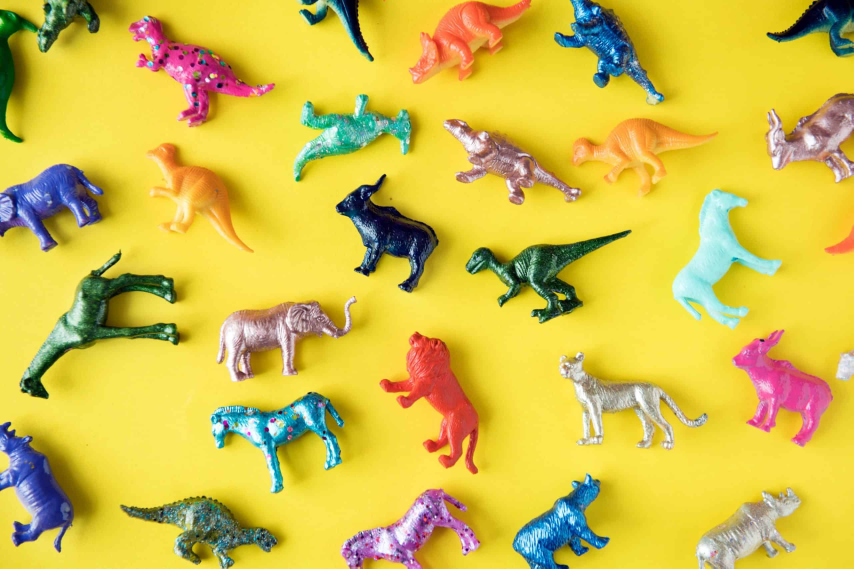
#> input picture DIP/bounding_box/segment.jpg, 2560 x 1705 px (shown at 1/3 size)
$ python bounding_box.py
#> lines starting #> are read from the running program, lines starting #| are printed output that depends on the picture; after the words box and inside, x2 and y2 are one past the last pixel; in counts of white or black regions, pixels touching at a corner belong together
import numpy as np
import cv2


#шаг 3
def draw_border(img, cur_i, cur_j, nbd, outer):
    #для обхода по окружности
    clock = [[-1,0], [-1, 1],
             [0,1], [1,1],[1,0],[1,-1],
             [0, -1], [-1, -1]]

    #внутренний и внешний контуры
    cl = 0
    if outer:
        cl = 0
    else:
        cl = 4

    # поиск рабочей точки
    work_i, work_j = 0, 0
    for i in range(len(clock)):
        work_i = cur_i + clock[cl][1]
        work_j = cur_j + clock[cl][0]
        if work_j >= 0 and work_i >= 0 and work_j < len(img[0]) and work_i < len(img) and img[work_i, work_j] != 0:
            break
        cl += 1
        if cl >= len(clock):
            cl = 0

    # если не нашли рабочую точку
    if ((work_j < 0 or work_j >= len(img[0])) or (work_i < 0 or work_i >= len(img))) or img[work_i, work_j] == 0:
        img[cur_i, cur_j] = - nbd
        return img

    i2, j2 = work_i, work_j
    i3, j3 = cur_i, cur_j

    while True:
    #задаем nbd для точек
        if j3 < len(img[0]) - 1  and j3 >= 0:
            if img[i3, j3 + 1] == 0:
                img[i3, j3] = -nbd
            if img[i3, j3 + 1] != 0 and img[i3, j3] == 1:
                img[i3, j3] = nbd

        i_st = i2 - i3
        j_st = j2 - j3

        #находим местоположение рабочей точки относительно текущей
        cl = 0
        for i in range(len(clock)):
            if i_st == clock[i][1] and j_st == clock[i][0]:
                cl = i
                break

        cl -= 1

        #ищем новую текущую точку
        for i in range(len(clock)-1):
            i_st = i3 + clock[cl][1]
            j_st = j3 + clock[cl][0]
            if j_st < len(img[0]) and i_st < len(img) and j_st >= 0 and i_st >= 0 and img[i_st, j_st] != 0:
                break
            cl -= 1
            if cl < 0:
                cl = len(clock) - 1

        if ((j_st < 0 or j_st >= len(img[0])) or (i_st < 0 or i_st >= len(img))) or img[i_st, j_st] == 0:
          break

        #присваиваем новые координаты для точек
        i2, j2 = i3, j3
        i3, j3 = i_st, j_st

        #условие выхода из контура
        if i2 == work_i and j2 == work_j and i3 == cur_i and j3 == cur_j:
            break

    return img


if __name__ == "__main__":

    #файл
    path = 'segment.jpg'
    img = cv2.imread(path)
#> img is the input picture: shape (1705, 2560, 3); mean B, G, R 73.9, 191, 212.1

    img_res = img

    #перевод в формат hsv
    img = cv2.cvtColor(img, cv2.COLOR_BGR2HSV)
#> img: shape (1705, 2560, 3); mean H, S, V 38.6, 178.7, 220.3

    #диапазон маски
    low_green = np.array([32, 5, 0])
    high_green = np.array([90, 255, 220])

    #маска
    mask = cv2.inRange(img, low_green, high_green)
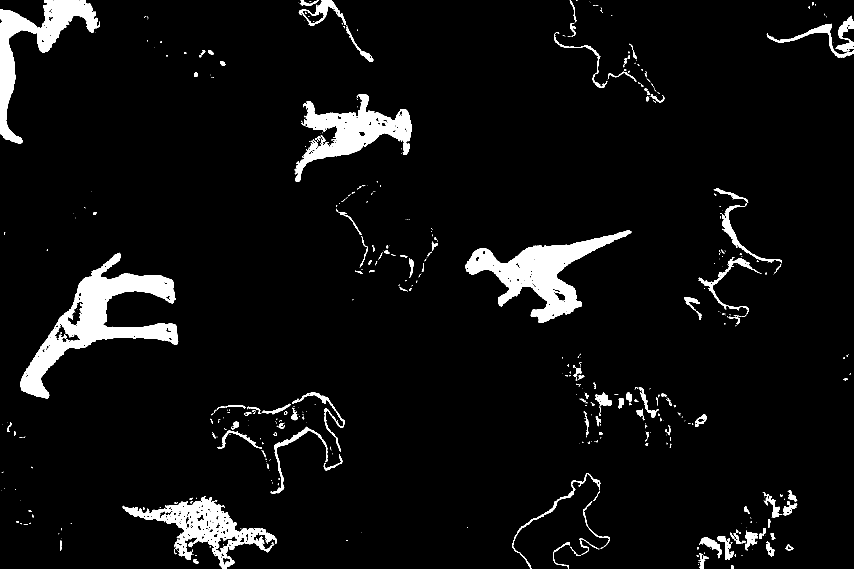
#> mask: shape (1705, 2560) (shown at 1/3 size); 5.4% white; 559 white regions (379 under 20 px), largest, box (x1, y1, x2, y2) and area: (60, 758, 535, 1195) 53126, (1396, 692, 1894, 969) 42508, (0, 0, 295, 430) 30808

    mask = mask/255

    #бинарное изображение
    img = mask

    #шаг 1
    nbd = 1

    #разделение на внешний и внутренний контур
    for i in range(len(img)):
        outer = False
        for j in range(len(img[0])):
            if img[i, j] == 1 and (j == 0 or img[i, j-1] == 0):
                nbd += 1
                outer = True
                img = draw_border(img, i, j, nbd, outer)
            else:
                if img[i, j] >= 1 and (j == len(img[0]) - 1 or img[i, j + 1] == 0):
                    nbd += 1
                    outer = False
                    img = draw_border(img, i, j, nbd, outer)
#> this loop made 1705 passes
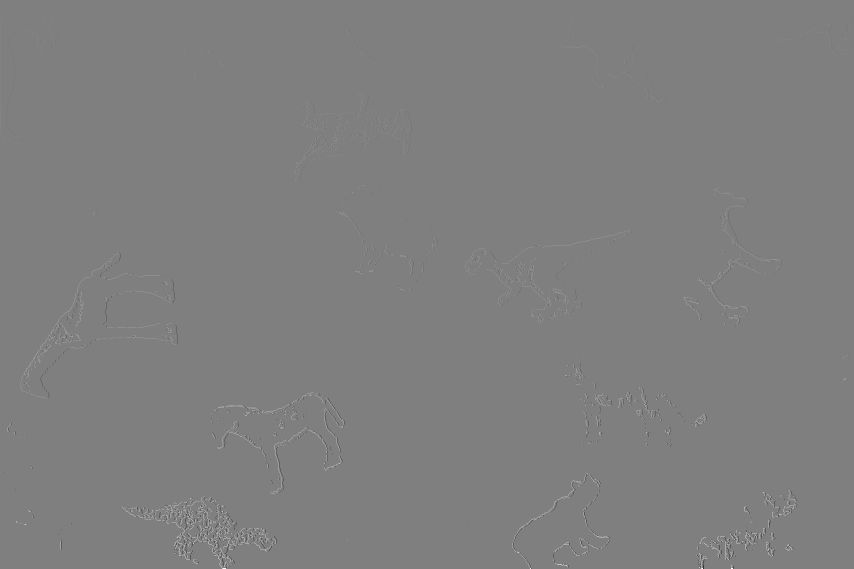
#> img: shape (1705, 2560) float64 (shown at 1/3 size); min -5406, max 5404, mean 5.4; drawn with min black and max white

    #bounding box
    img = abs(img)
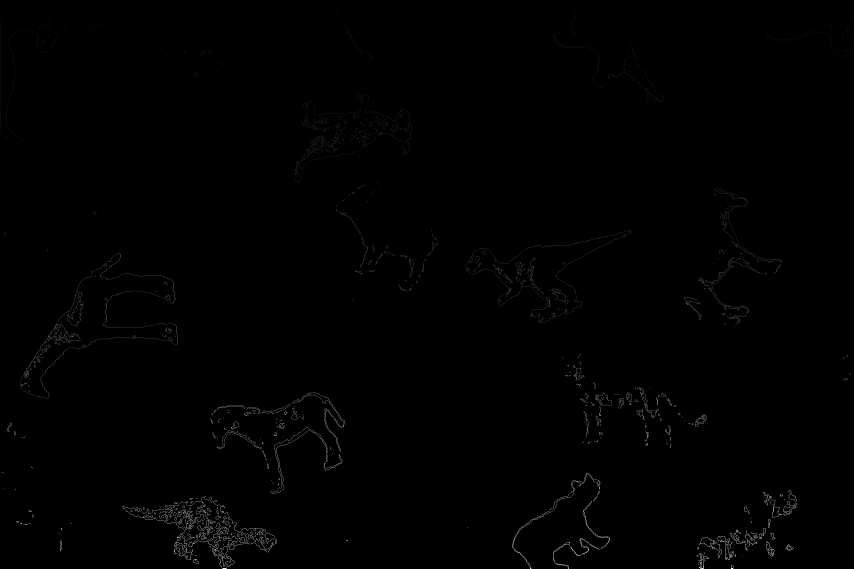
#> img: shape (1705, 2560) float64 (shown at 1/3 size); min 0, max 5406, mean 22.2; drawn with min black and max white
    cnt = []
    cnt2 = []

    #проходимся один раз по изображению и считываем для каждого nbd: значение nbd для cnt2 и координаты
    for i in range(len(img)):
        for j in range(len(img[0])):
            if img[i, j] >=2:
              cnt.append([[j, i]])
              cnt2.append(img[i, j])

    #сортируем по возрастанию nbd
    cnt = np.asarray(cnt)
    cnt2 = np.asarray(cnt2)
    tx = np.argsort(cnt2)
    cnt = cnt[tx]
    cnt2 = cnt2[tx]

    #отрисовываем bounding box на изображении с фильтром
    k1 = 0
    k2 = 0
    for i in range(nbd+1):
        while k2 < len(cnt2) and cnt2[k2] == i:
          k2 += 1
        if len(cnt[k1:k2]) >= 4:
          x, y, w, h = cv2.boundingRect(cnt[k1:k2])
          if w*h >= 135000:
              img_res = cv2.rectangle(img_res, (x, y), (x + w, y + h), (0, 255, 0), 10)
        k1 = k2

    cv2.imwrite('img_res.png', img_res)
